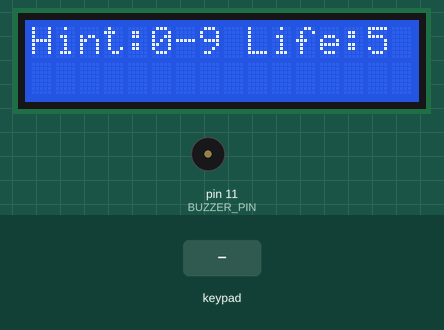
Recording of a sketch running on a simulated Arduino Uno, built with avr-gcc and run on an emulated ATmega328P. Parts: 16×2 character LCD, buzzer (waves = sounding). The inputs (shaded band) are chosen by the test bench. Random numbers use the default seed unless the sketch sets one.

Above: at 1.2 s.
1.3 s: keypad keys 5 4 3 2 pressed 0.4 s apart
At 1.91 s:
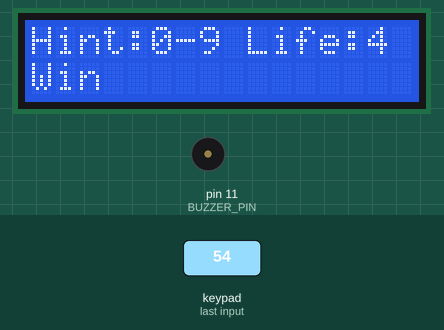
At 2.9 s:
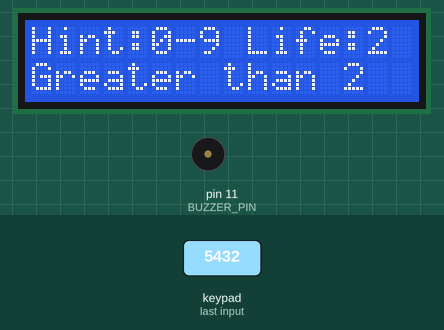
4.4 s: keypad keys 9 8 7 6 pressed 0.4 s apart
At 5.2 s:
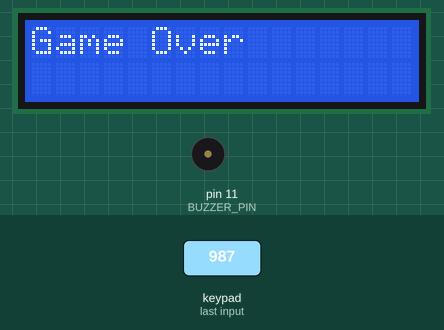
Timing chart, 0 to 7.4 s (numbered marks = the images above; inputs shaded):
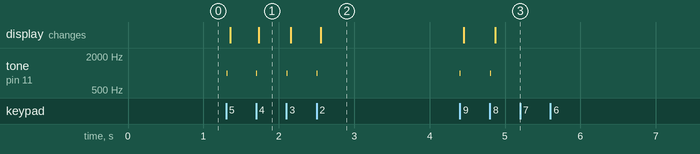

Measured:
- after the input at 1.3 s, tone on pin 11 (BUZZER_PIN): alternates 1000 Hz for 0.01 s and silent for 0.39 s, 8 changes in all, then stays silent, starting at once; the display: first changes after 0.06 s (image 1 shows a later state)
- after the input at 4.4 s, tone on pin 11 (BUZZER_PIN): alternates 1000 Hz for 0.01 s and silent for 0.39 s, 4 changes in all, then stays silent, starting at once; the display: first changes after 0.05 s (image 3 shows a later state)

The sketch:

guessingGame.ino
```cpp
#include <Keypad.h>
#include <Adafruit_LiquidCrystal.h>

Adafruit_LiquidCrystal lcd_1(0);

int i=0,life=5;
int number;
int key,temp=1;
const int ROW = 4;
const int COLUMN = 4;
const int BUZZER_PIN = 11;

char keys[ROW][COLUMN] =
{
    {'1','2','3', 'A'},
    {'4','5','6', 'B'},
    {'7','8','9', 'C'},
    {'*','0','#', 'D'}
};

byte pin_rows[ROW] = {9, 8, 7, 6};
byte pin_column[COLUMN] = {5, 4, 3, 2};

Keypad keypad = Keypad(makeKeymap(keys), pin_rows, pin_column, ROW, COLUMN);

void setup()
{
    lcd_1.begin(16, 2);
    randomSeed(analogRead(0));
    pinMode(BUZZER_PIN, OUTPUT);
}

void loop()
{
    if(temp)
    {
        ranFun();
    }
    mainFun();
}

void ranFun()
{
    temp=0;
    number = random(10);
    lcd_1.print("Hint:0-9 Life:5");
}

void mainFun()
{
    if(life>0)
    {
        key = keypad.getKey();
        if(key)
        {
            tone(BUZZER_PIN, 1000, 500);
            delay(10);
            noTone(BUZZER_PIN);
            lcd_1.setCursor(0,1);

            if(key-48==number)
            {
                lcd_1.print("                ");
                lcd_1.setCursor(0,1);
                if(life>0)
                {
                    lcd_1.print("Win");
                }
                else
                {
                    lcd_1.print("Lose");
                }

            }
            else if(key-48>number)
            {
                lcd_1.print("                ");
                lcd_1.setCursor(0,1);
                lcd_1.print("Less than ");
                lcd_1.print(key-48);
                life--;
                lcd_1.setCursor(0,0);
                lcd_1.print("Hint:0-9 Life:");
                lcd_1.print(life);
            }
            else if(key-48<number)
            {
                lcd_1.print("                ");
                lcd_1.setCursor(0,1);
                lcd_1.print("Greater than ");
                lcd_1.print(key-48);
                life--;
                lcd_1.setCursor(0,0);
                lcd_1.print("Hint:0-9 Life:");
                lcd_1.print(life);
            }
        }
    }
    else
    {
        lcd_1.clear();
        lcd_1.setCursor(0,0);
        lcd_1.print("Game Over");
      	delay(500);
    }
}
```
